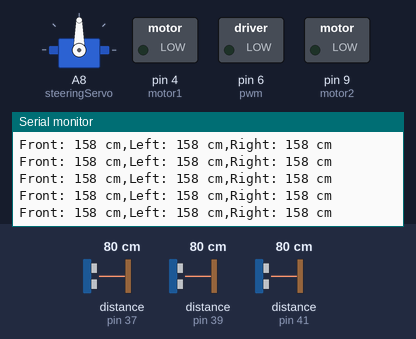
The sketch below on a simulated Arduino Mega 2560, built with avr-gcc and run on an emulated ATmega2560. On the bench: servo, switched loads named in the sketch (green lamp = pin HIGH), the last lines printed to the serial monitor. Wiring (inferred from the names in the program): 3 × ultrasonic range finder: trigger pin 36, echo pin 37 / trigger pin 38, echo pin 39 / trigger pin 40, echo pin 41. The test bench sets the inputs (shaded band); at power-on: distance to the obstacle (sensors on pin 37, pin 39, pin 41) 80 cm. The echo pulse lasts 58.3 µs per cm; pins used as bus, display or sensor lines are not drawn.

Above: at 1.2 s.
1.3 s: distance to the obstacle (sensor on pin 37) set to 4 cm
At 1.4 s:
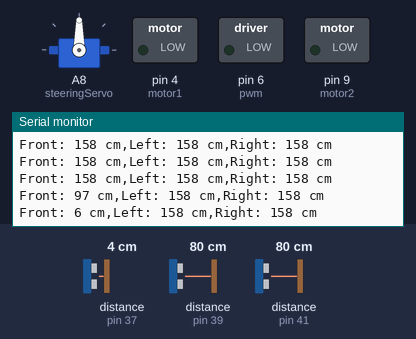
4.3 s: distance to the obstacle (sensor on pin 39) set to 2 cm
At 4.3 s:
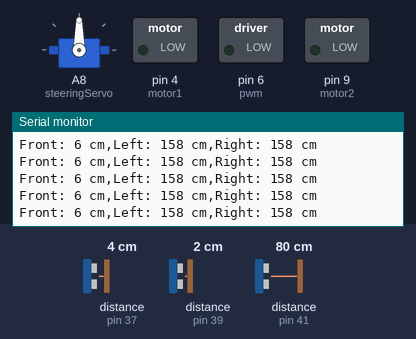
7.3 s: distance to the obstacle (sensor on pin 41) set to 2 cm
At 8.2 s:
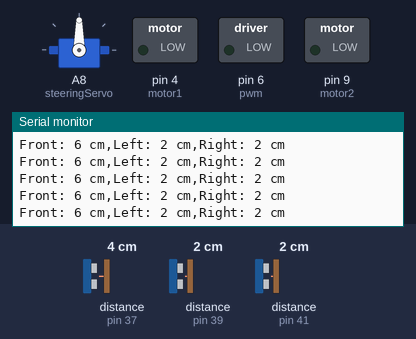
10.3 s: distance to the obstacle (sensor on pin 37) set to 120 cm
At 10.59 s:
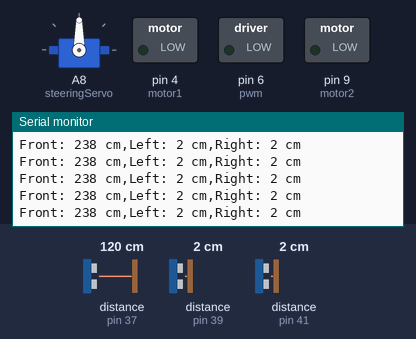
13.3 s: distance to the obstacle (sensor on pin 39) set to 4 cm
At 13.34 s:
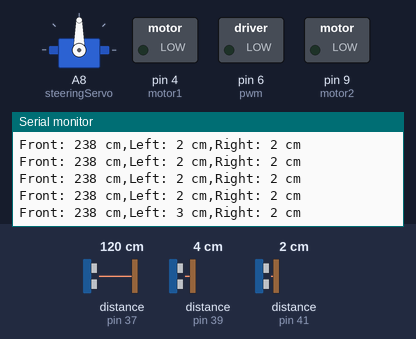
16.3 s: distance to the obstacle (sensor on pin 41) set to 4 cm
At 16.3 s:
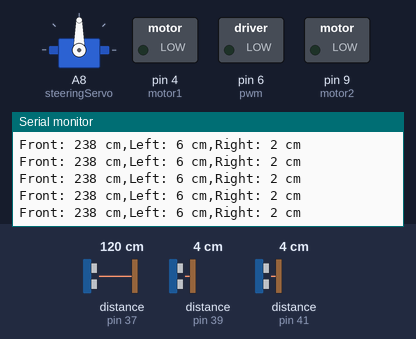
Timing chart, 0 to 19.3 s (numbered marks = the images above; inputs shaded):
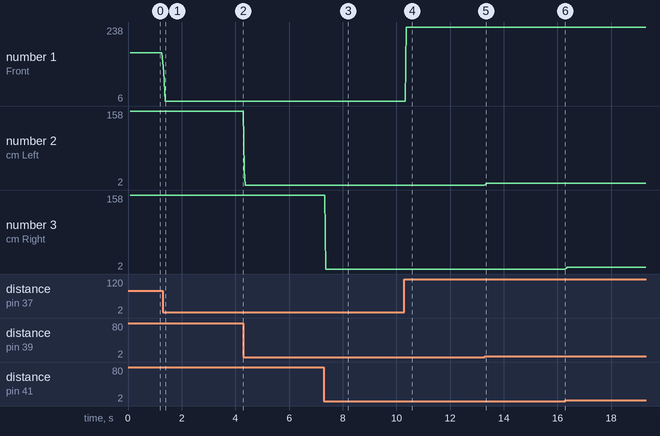

Measured:
- after the input at 1.3 s, the serial monitor: prints a new line at once (image 1)
- after the input at 7.3 s, the serial monitor: prints a new line after 0.07 s (image 3)
- after the input at 10.3 s, the serial monitor: prints a new line after 0.07 s (image 4)
- after the input at 13.3 s, the serial monitor: prints a new line at once (image 5)
- plotted number 1: 158 → 6 after the input at 1.3 s, 6 → 238 after the input at 10.3 s
- plotted number 2: 158 → 2 after the input at 4.3 s

The sketch:

3Sensors_simple.ino
```cpp
#include <Servo.h>

const int TRIGGER_PIN_FRONT =36;  // Front sonar sensor trigger pin
const int ECHO_PIN_FRONT = 37;     // Front sonar sensor echo pin
const int TRIGGER_PIN_LEFT = 38;  // Left sonar sensor trigger pin
const int ECHO_PIN_LEFT = 39;     // Left sonar sensor echo pin
const int TRIGGER_PIN_RIGHT = 40;  // Right sonar sensor trigger pin
const int ECHO_PIN_RIGHT = 41;     // Right sonar sensor echo pin


const int motor1 = 4;const int motor2 =9;const int pwm=6;
Servo steeringServo;

const int forwardSpeed = 150; // Adjust this value for the desired forward speed
const int turnSpeed = 130;     // Adjust this value for the desired turn speed

void setup(){
  Serial.begin(9600);
  steeringServo.attach(A8);
  // Motor
  pinMode(motor1, OUTPUT);pinMode(pwm, OUTPUT);pinMode(motor2, OUTPUT);
  // Sonar Sensors
  pinMode(TRIGGER_PIN_FRONT, OUTPUT);pinMode(ECHO_PIN_FRONT, INPUT);
  pinMode(TRIGGER_PIN_LEFT, OUTPUT);pinMode(ECHO_PIN_LEFT, INPUT);
  pinMode(TRIGGER_PIN_RIGHT, OUTPUT);pinMode(ECHO_PIN_RIGHT, INPUT);}

int getAverageDistance(int triggerPin, int echoPin, int numSamples) {
  long totalDistance = 0;
  for (int i = 0; i < numSamples; i++) {
    digitalWrite(triggerPin, LOW);
    delayMicroseconds(2);
    digitalWrite(triggerPin, HIGH);
    delayMicroseconds(10);
    digitalWrite(triggerPin, LOW);

    unsigned long duration = pulseIn(echoPin, HIGH);
    int distance = duration * 0.0343 / 2;
    totalDistance += distance;
  }
  // Calculate the average distance
  int averageDistance = totalDistance / numSamples;
  return averageDistance;
}
void loop() {
  int numSamples = 5; // You can adjust this value based on the desired accuracy

  int sumFront = 0;
  int sumLeft = 0;
  int sumRight = 0;

  for (int i = 0; i < numSamples; i++) {
    int distanceFront = getAverageDistance(TRIGGER_PIN_FRONT, ECHO_PIN_FRONT, 1);
    int distanceLeft = getAverageDistance(TRIGGER_PIN_LEFT, ECHO_PIN_LEFT, 1);
    int distanceRight = getAverageDistance(TRIGGER_PIN_RIGHT, ECHO_PIN_RIGHT, 1);

    sumFront += distanceFront;
    sumLeft += distanceLeft;
    sumRight += distanceRight;

    sumFront += distanceFront;
    sumLeft += distanceLeft;
    sumRight += distanceRight;}
  int averageFront = sumFront / numSamples;
  int averageLeft = sumLeft / numSamples;
  int averageRight = sumRight / numSamples;


  Serial.print("Front: ");
  Serial.print(averageFront);
  Serial.print(" cm,Left: ");
  Serial.print(averageLeft);
  Serial.print(" cm,Right: ");
  Serial.print(averageRight);
  Serial.println(" cm");
    }
```
